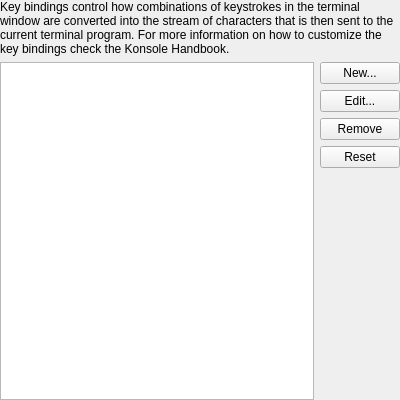
<?xml version="1.0" encoding="UTF-8"?>
<ui version="4.0">
 <class>EditProfileKeyboardPage</class>
 <widget class="QWidget" name="EditProfileKeyboardPage">
  <property name="geometry">
   <rect>
    <x>0</x>
    <y>0</y>
    <width>400</width>
    <height>400</height>
   </rect>
  </property>
  <layout class="QVBoxLayout">
   <property name="leftMargin">
    <number>0</number>
   </property>
   <property name="topMargin">
    <number>0</number>
   </property>
   <property name="rightMargin">
    <number>0</number>
   </property>
   <property name="bottomMargin">
    <number>0</number>
   </property>
   <item>
    <widget class="QLabel" name="note">
     <property name="text">
      <string comment="@info">Key bindings control how combinations of keystrokes in the terminal window are converted into the stream of characters that is then sent to the current terminal program. For more information on how to customize the key bindings check the Konsole Handbook.</string>
     </property>
     <property name="wordWrap">
      <bool>true</bool>
     </property>
    </widget>
   </item>
   <item>
    <widget class="QWidget" name="keyBindingsGroup" native="true">
     <layout class="QGridLayout" rowstretch="0,1">
      <property name="leftMargin">
       <number>0</number>
      </property>
      <property name="topMargin">
       <number>0</number>
      </property>
      <property name="rightMargin">
       <number>0</number>
      </property>
      <property name="bottomMargin">
       <number>0</number>
      </property>
      <property name="verticalSpacing">
       <number>0</number>
      </property>
      <item row="0" column="0" rowspan="2">
       <widget class="QListView" name="keyBindingList">
        <property name="iconSize">
         <size>
          <width>32</width>
          <height>32</height>
         </size>
        </property>
       </widget>
      </item>
      <item row="0" column="1">
       <layout class="QVBoxLayout">
        <property name="spacing">
         <number>6</number>
        </property>
        <item>
         <widget class="QPushButton" name="newKeyBindingsButton">
          <property name="toolTip">
           <string>Create a new key bindings scheme based upon the selected bindings</string>
          </property>
          <property name="text">
           <string comment="@action:button Create an alternate key binding">New...</string>
          </property>
         </widget>
        </item>
        <item>
         <widget class="QPushButton" name="editKeyBindingsButton">
          <property name="toolTip">
           <string>Edit the selected key bindings scheme</string>
          </property>
          <property name="text">
           <string>Edit...</string>
          </property>
         </widget>
        </item>
        <item>
         <widget class="QPushButton" name="removeKeyBindingsButton">
          <property name="toolTip">
           <string>Delete the selected key bindings scheme</string>
          </property>
          <property name="text">
           <string>Remove</string>
          </property>
         </widget>
        </item>
        <item>
         <widget class="QPushButton" name="resetKeyBindingsButton">
          <property name="toolTip">
           <string>Reset the selected key bindings scheme to its default values</string>
          </property>
          <property name="text">
           <string>Reset</string>
          </property>
         </widget>
        </item>
       </layout>
      </item>
      <item row="1" column="1">
       <spacer>
        <property name="orientation">
         <enum>Qt::Vertical</enum>
        </property>
        <property name="sizeHint" stdset="0">
         <size>
          <width>20</width>
          <height>20</height>
         </size>
        </property>
       </spacer>
      </item>
     </layout>
    </widget>
   </item>
  </layout>
 </widget>
 <tabstops>
  <tabstop>keyBindingList</tabstop>
  <tabstop>newKeyBindingsButton</tabstop>
  <tabstop>editKeyBindingsButton</tabstop>
  <tabstop>removeKeyBindingsButton</tabstop>
  <tabstop>resetKeyBindingsButton</tabstop>
 </tabstops>
 <resources/>
 <connections/>
</ui>
